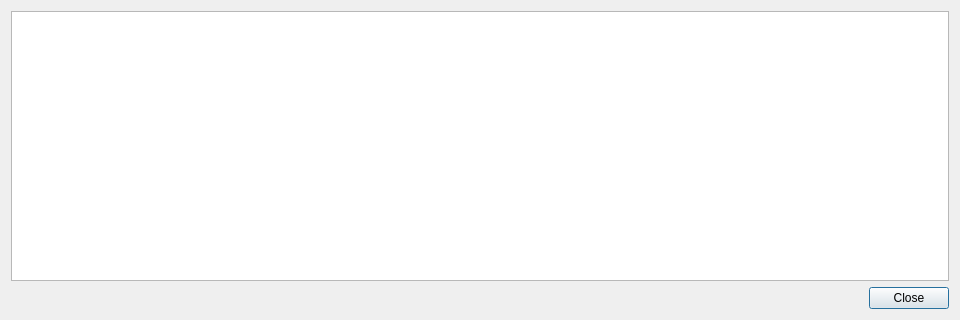
<?xml version="1.0" encoding="UTF-8"?>
<ui version="4.0">
 <class>TransactionDescDialog</class>
 <widget class="QDialog" name="TransactionDescDialog">
  <property name="geometry">
   <rect>
    <x>0</x>
    <y>0</y>
    <width>960</width>
    <height>320</height>
   </rect>
  </property>
  <property name="windowTitle">
   <string notr="true">Transaction details</string>
  </property>
  <layout class="QVBoxLayout" name="verticalLayout">
   <item>
    <widget class="QTextEdit" name="detailText">
     <property name="toolTip">
      <string>This pane shows a detailed description of the transaction</string>
     </property>
     <property name="readOnly">
      <bool>true</bool>
     </property>
    </widget>
   </item>
   <item>
    <widget class="QDialogButtonBox" name="buttonBox">
     <property name="orientation">
      <enum>Qt::Horizontal</enum>
     </property>
     <property name="standardButtons">
      <set>QDialogButtonBox::Close</set>
     </property>
    </widget>
   </item>
  </layout>
 </widget>
 <resources/>
 <connections>
  <connection>
   <sender>buttonBox</sender>
   <signal>accepted()</signal>
   <receiver>TransactionDescDialog</receiver>
   <slot>accept()</slot>
   <hints>
    <hint type="sourcelabel">
     <x>20</x>
     <y>20</y>
    </hint>
    <hint type="destinationlabel">
     <x>20</x>
     <y>20</y>
    </hint>
   </hints>
  </connection>
  <connection>
   <sender>buttonBox</sender>
   <signal>rejected()</signal>
   <receiver>TransactionDescDialog</receiver>
   <slot>reject()</slot>
   <hints>
    <hint type="sourcelabel">
     <x>20</x>
     <y>20</y>
    </hint>
    <hint type="destinationlabel">
     <x>20</x>
     <y>20</y>
    </hint>
   </hints>
  </connection>
 </connections>
</ui>
